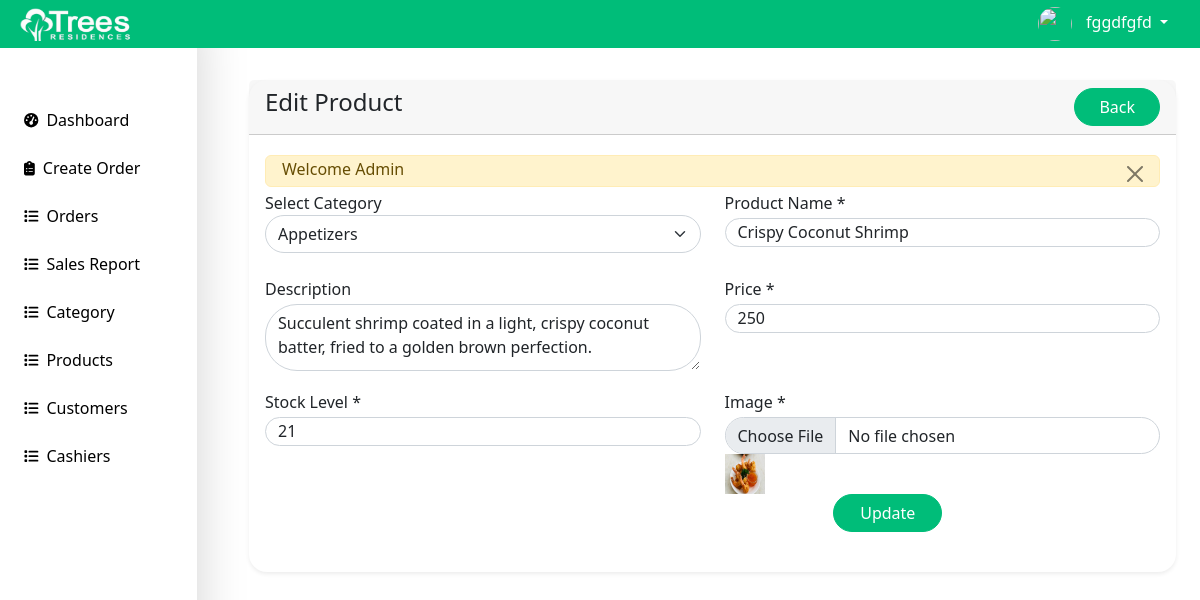
Screenshot of /cashier/product-edit.php?id=1 (signed in) with the database file from the repository.
### tables this page shows
CREATE TABLE `products` (
  `id` int(11) NOT NULL,
  `category_id` int(11) NOT NULL,
  `name` varchar(255) NOT NULL,
  `description` mediumtext NOT NULL,
  `price` int(11) NOT NULL,
  `stock_level` int(11) NOT NULL,
  `image` varchar(255) NOT NULL,
  `created_at` date NOT NULL DEFAULT current_timestamp()
);

CREATE TABLE `categories` (
  `id` int(11) NOT NULL,
  `name` varchar(255) NOT NULL,
  `description` mediumtext DEFAULT NULL
);

### cashier/product-edit.php (the view, shortened to what this page needs)
<?php include('includes/header.php'); ?>
<div class="container-fluid">
    <div class="row">
        <div class="col-md-12 custom-mx">
            <div class="container-fluid bg-white">
                <div class="card mt-4 shadow-sm">
                    <div class="card-header">
                        <h4 class="mb-0">Edit Product
                            <a href="product-list.php" class="btn btn-success float-end rounded-5 px-4">Back</a>
                        </h4>
                    </div>
                    <div class="card-body">
                        <form action="code.php" method="POST" enctype="multipart/form-data">
                        <?php
                         $parmValue = checkParamId('id');
                         $product = getById('products',$parmValue);
                         if($product)
                         {
                            if($product['status'] == 200)
                            {
                                ?>
                                <div class="row">
                                <div class="col-md-6 mb-4">
                                        <label for="">Select Category</label>
                                        <select name="category_id" required class="form-select rounded-5" id="">
                                             <?php
                                             $categories = getAll('categories');
                                             if($categories){
                                                if(mysqli_num_rows($categories) > 0){
                                                    foreach($categories as $categoryItem){
                                                        ?>
                                                        <option
                                                            value="<?= $categoryItem['id']; ?>"
                                                            <?= $product['data']['category_id'] == $categoryItem['id'] ? 'selected':''; ?>
                                                        >
                                                            <?= $categoryItem['name']; ?>
                                                        </option>
                                                        <?php
                                                    }
                                                }
                                                else
                                                {
                                                    echo '<option value="">No Category found</option>';
                                                }
                                             }
                                             else
                                             {
                                                echo '<option value="">Something Went Wrong!</option>';
                                             }
                                             ?>
                                        </select>
                                    </div>
                                    <div class="col-md-6 mb-4">
                                        <label for="">Product Name *</label>
                                        <input type="text" name="name" required value="<?= $product['data']['name']; ?>" class="form-control rounded-5">
                                    </div>
                                    <div class="col-md-6 mb-4">
                                        <label for="">Description</label>
                                        <textarea name="description" class="form-control rounded-5 h-75" rows="2"><?= $product['data']['description']; ?></textarea>
                                    </div>
                                    <div class="col-md-6 mb-4">
                                        <label for="">Price *</label>
                                        <input type="text" name="price" required value="<?= $product['data']['price']; ?>" class="form-control rounded-5">
                                    </div>
                                    <div class="col-md-6 mb-3">
                                        <label for="">Stock Level *</label>
                                        <input type="text" name="stock_level" required value="<?= $product['data']['stock_level']; ?>" class="form-control rounded-5">
                                    </div>
                                    <div class="col-md-6 mb-3">
                                        <label for="">Image *</label>
                                        <input type="file" name="image" required class="form-control rounded-5" style="height: 37px;">
                                        <img src="../<?= $product['data']['image']; ?>" style="width: 40px;height: 40px;" alt="Img" />
                                    <div class="col-md-6 mb-2 text-end">
                                        <button type="submit" name="updateProduct" class="btn btn-success rounded-5 w-50">Update</button>
                                    </div>
                                </div>
                                <?php
                            }
                            else
                            {
                                echo '<h5>'.$product['message'].'</h5>';
                                return false;
                            }
                         }
                         else
                         {
                            echo '<h5>Something Went Wrong</h5>';
                            return false;
                         }
                        ?>
                        </form>
                    </div>
                </div>
            </div>
        </div>
    </div>
</div>
<?php include('includes/footer.php'); ?>

### cashier/includes/header.php (style rules this page uses)
.container-fluid { background: #fff; }
.card { border-radius: 18px; border: 0px; background: #fff; }
.btn-success { background: #00BD79; color: white; border: 1px solid #00BD79; }

### cashier/includes/navbar.php (style rules this page uses)
.form-control { height: 1.8rem; margin-top: 3px; }

### rows the page displays
products: category_id "Appetizers", name "Crispy Coconut Shrimp", description "Succulent shrimp coated in a light, crispy coconut batter, fried to a golden brown perfection.", price "250", stock_level "21", image (picture)

### other values shown
$_SESSION['loggedInUser']['name'] "fggdfgfd"
$_SESSION['status'] "Welcome Admin"
